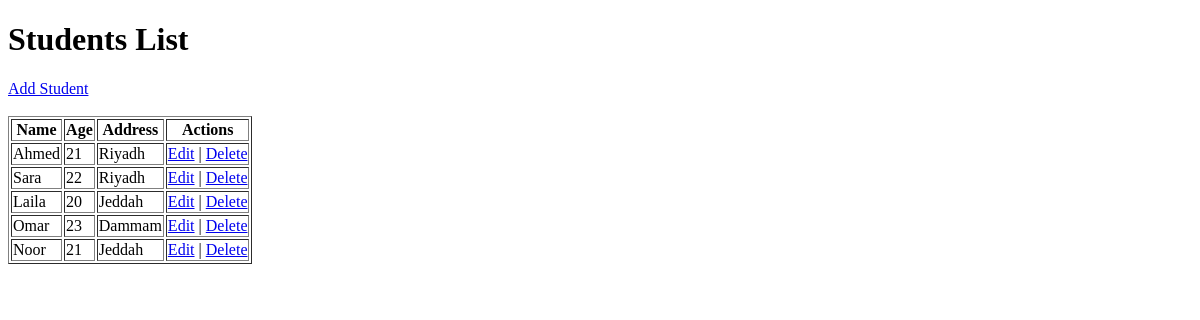
The page /books/students/ on the database as committed earlier.
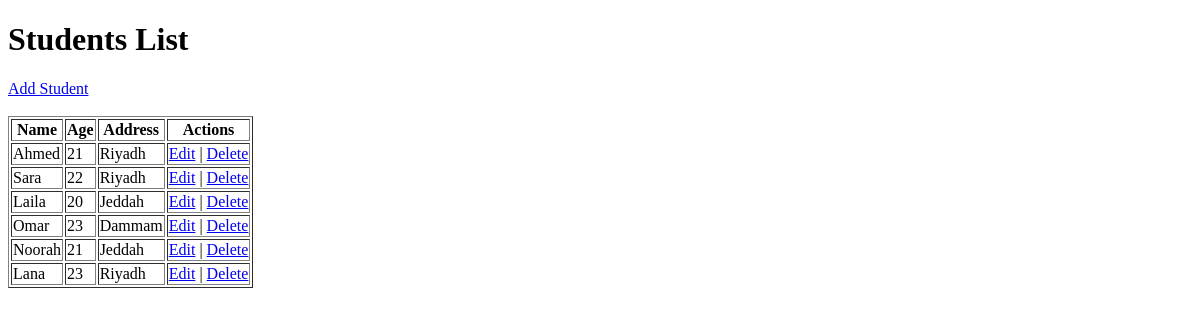
The same page on the database as committed later.
### apps/bookmodule/models.py (models this page shows, shortened)
class Student(models.Model):
    name = models.CharField(max_length=100)
    age = models.IntegerField()
    address = models.ForeignKey(Address, on_delete=models.CASCADE)

class Address(models.Model):
    city = models.CharField(max_length=100)

### apps/bookmodule/views.py (the view)
# urls.py: path('students/', views.list_students, name='list_students'),
def list_students(request):
    students = Student.objects.all()
    return render(request, 'bookmodule/lab11/list_students.html', {'students': students})

### apps/templates/bookmodule/lab11/list_students.html (shortened to what this page needs)
<!DOCTYPE html>
<html>
<head>
</head>
<body>
<h1>Students List</h1>
<a href="{% url 'add_student' %}">Add Student</a>
<br><br>
<table border="1">
    <tr>
        <th>Name</th>
        <th>Age</th>
        <th>Address</th>
        <th>Actions</th>
    </tr>
    {% for student in students %}
    <tr>
        <td>{{ student.name }}</td>
        <td>{{ student.age }}</td>
        <td>{{ student.address.city }}</td>
        <td>
            <a href="{% url 'edit_student' student.id %}">Edit</a>
            |
            <a href="{% url 'delete_student' student.id %}">Delete</a>
        </td>
    </tr>
    {% endfor %}
</table>
</body>
</html>

Rows that differ between the two databases and show on the page:
changed Student: name "Noor" → "Noorah"
added Student: name "Lana", age "23", address.city "Riyadh"
